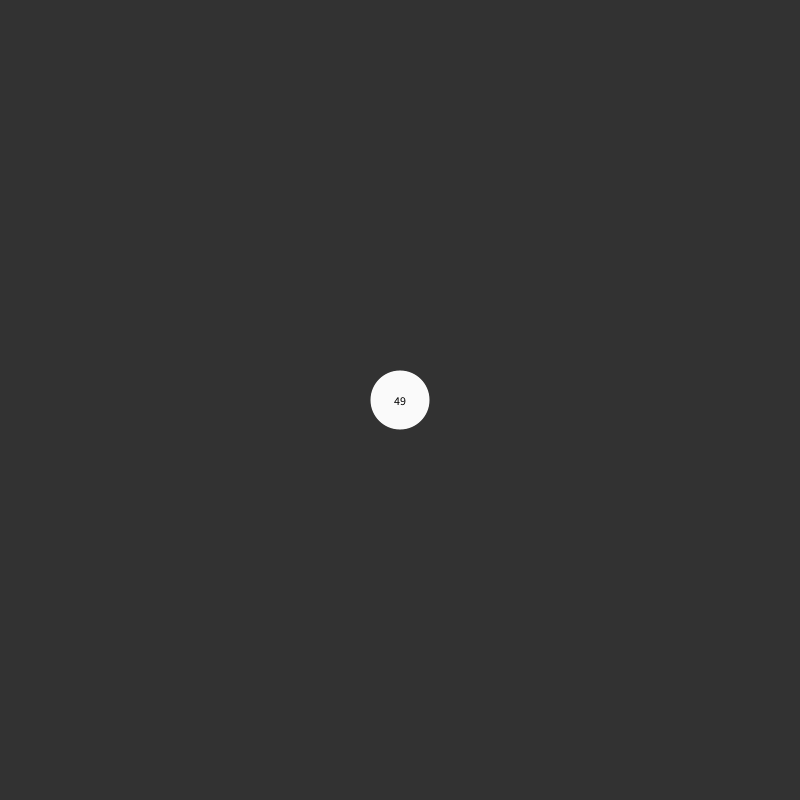
Frame 1 (no input)
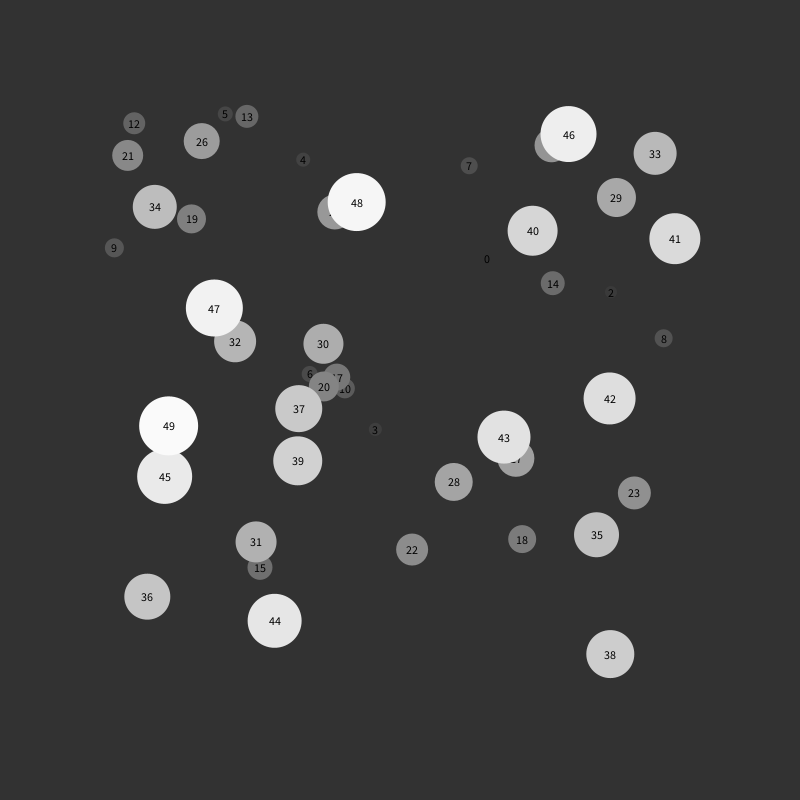
Frame 60 (the mouse pressed at the canvas centre just before this capture)
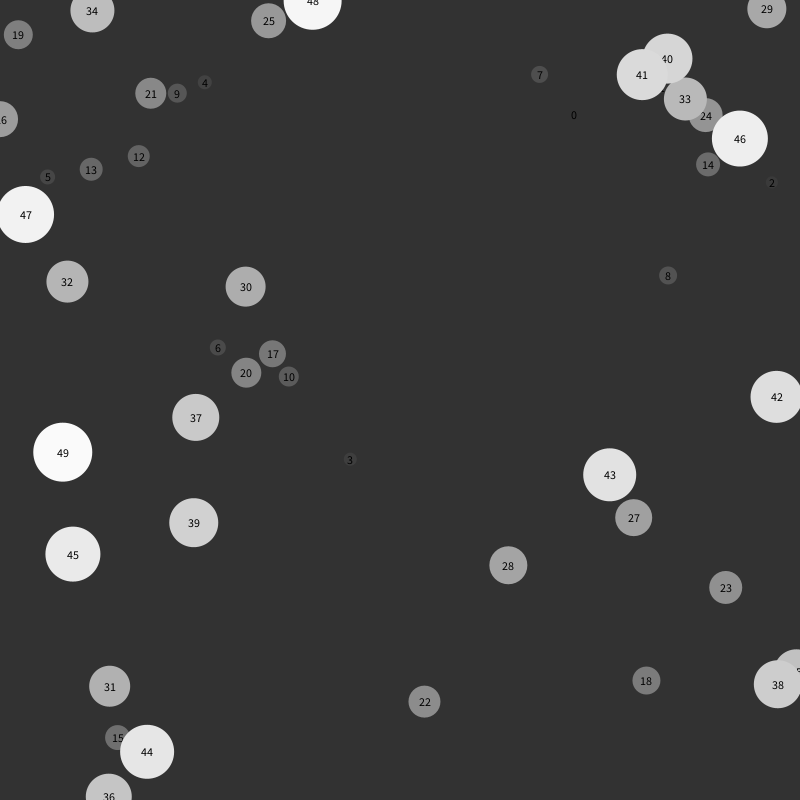
Frame 120 (the mouse held since frame 60 and released just before this capture)

The Processing sketch that drew these frames (run headless with seeded random() and noise(); from frame 60 on, the mouse is pressed at the canvas centre):

// Processing sketch: arrays4
// ── arrays4.pde
int NUMBALLS = 50;

float[] ballX = new float[NUMBALLS];
float[] ballY = new float[NUMBALLS];
float[] dx = new float[NUMBALLS];
float[] dy = new float[NUMBALLS];

void setup() {
  size(800,800);
  
  noStroke();
  textAlign(CENTER, CENTER);
  
  for (int i = 0; i < NUMBALLS; i++) {
    ballX[i] = width/2;
    ballY[i] = height/2;
    dx[i] = random(-5,5);
    dy[i] = random(-5,5);
    
    //ballX[i] = 0;
    //ballY[i] = map(i,0,NUMBALLS,0,height);
    //dx[i] = map(i,0,NUMBALLS,0,5);
    //dy[i] = 0;
  }
}

void draw() {
  background(50);
  
  for (int i = 0; i < NUMBALLS; i++) {
    fill(map(i,0,NUMBALLS,50,255));
    ellipse(ballX[i], ballY[i], i+10, i+10);
    fill(0);
    text(i, ballX[i], ballY[i]);
    ballX[i] += dx[i];
    ballY[i] += dy[i];
    
    if (ballX[i] > width || ballX[i] < 0) {
      ballX[i] -= dx[i];
      dx[i] = -dx[i];
    }
    
    if (ballY[i] > height || ballY[i] < 0) {
      ballY[i] -= dy[i];
      dy[i] = -dy[i];
    }
    
  }
}
